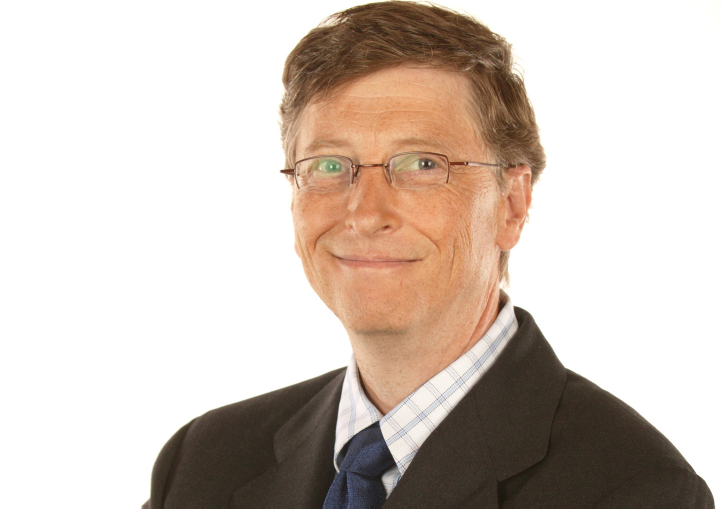
#> input picture gates.jpg, 1443 x 1017 px (shown at 1/2 size)
$ python facedet.py
#> lines starting #> are read from the running program, lines starting #| are printed output that depends on the picture; after the words box and inside, x2 and y2 are one past the last pixel; in counts of white or black regions, pixels touching at a corner belong together
import cv2
import math

MAIN_WINDOW = "Onward"
TILT_ANGLE = 30
CLASSIFIER_FILE = "haarcascade_frontaltface.xml"

# Read image
img = cv2.imread('gates.jpg')
#> img is the input picture: shape (1017, 1443, 3); mean B, G, R 188.1, 196.9, 209
edges = cv2.Canny(img,100,200)
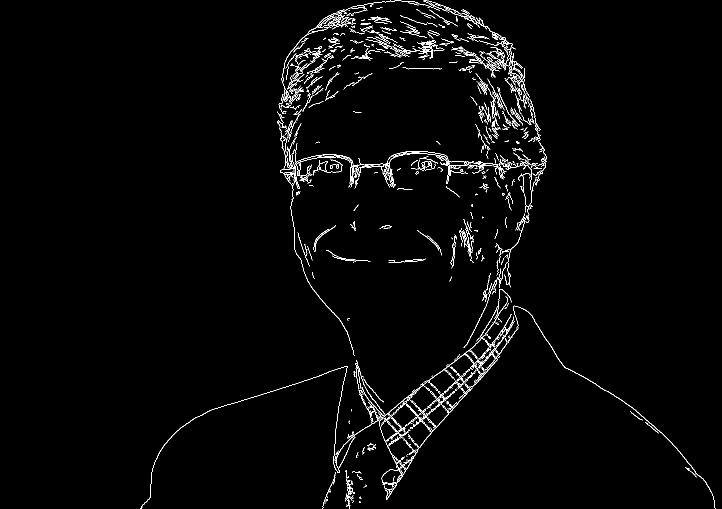
#> edges: shape (1017, 1443) (shown at 1/2 size); 1.9% white in thin lines or dots, all inside (x1, y1, x2, y2) = (280, 0, 1431, 1017)
face_cascade = cv2.CascadeClassifier(CLASSIFIER_FILE)

faces = face_cascade.detectMultiScale(img, 1.3, 5)
#> faces = [[521, 136, 527, 527]]
for (x,y,w,h) in faces:
	cv2.rectangle(img,(x,y),(x+w,y+h),(255,0,0),2)
#> this loop made 1 pass
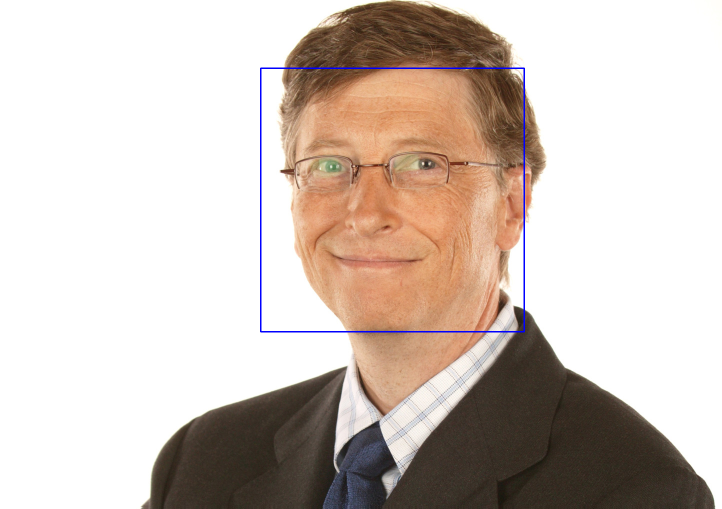
#> img: shape (1017, 1443, 3) (shown at 1/2 size); 0.43% of pixels changed, all inside (x1, y1, x2, y2) = (520, 135, 1050, 665)

# create window
cv2.namedWindow(MAIN_WINDOW)
cv2.imshow(MAIN_WINDOW, img)


while(True):
	pressed_key = cv2.waitKey(5)
#> (key Esc is pressed here)
	if pressed_key != -1 and pressed_key not in [65365, 65366]:
		break

$ run again, with hello.jpg copied over gates.jpg
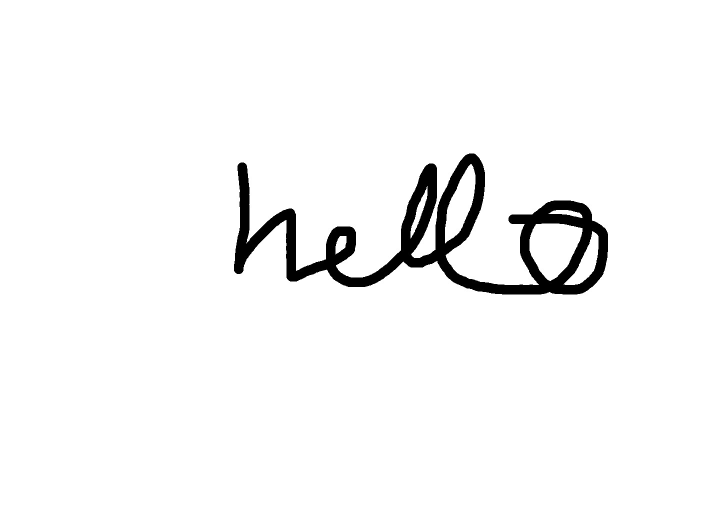
#> input picture hello.jpg, 1443 x 1017 px (shown at 1/2 size)
#> img is the input picture: shape (1017, 1443, 3); min 0, max 255, mean 245.7
#> `edges = cv2.Canny(img,100,200)`:
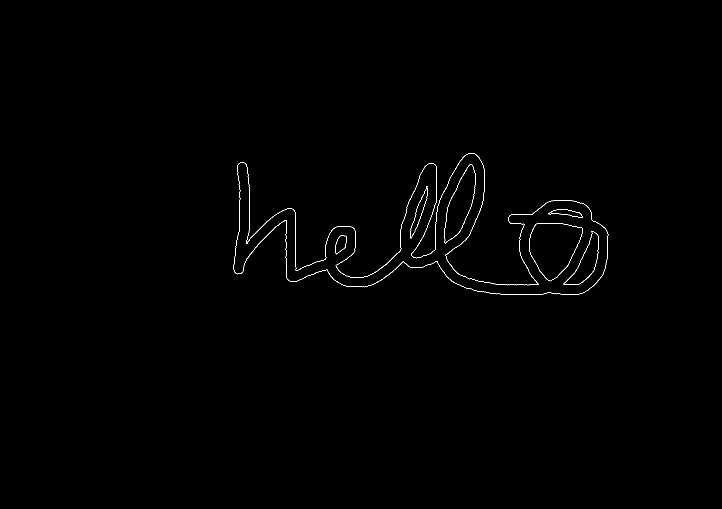
#> edges: shape (1017, 1443) (shown at 1/2 size); 0.36% white in thin lines or dots, all inside (x1, y1, x2, y2) = (467, 306, 1217, 590)
#> faces = ()
